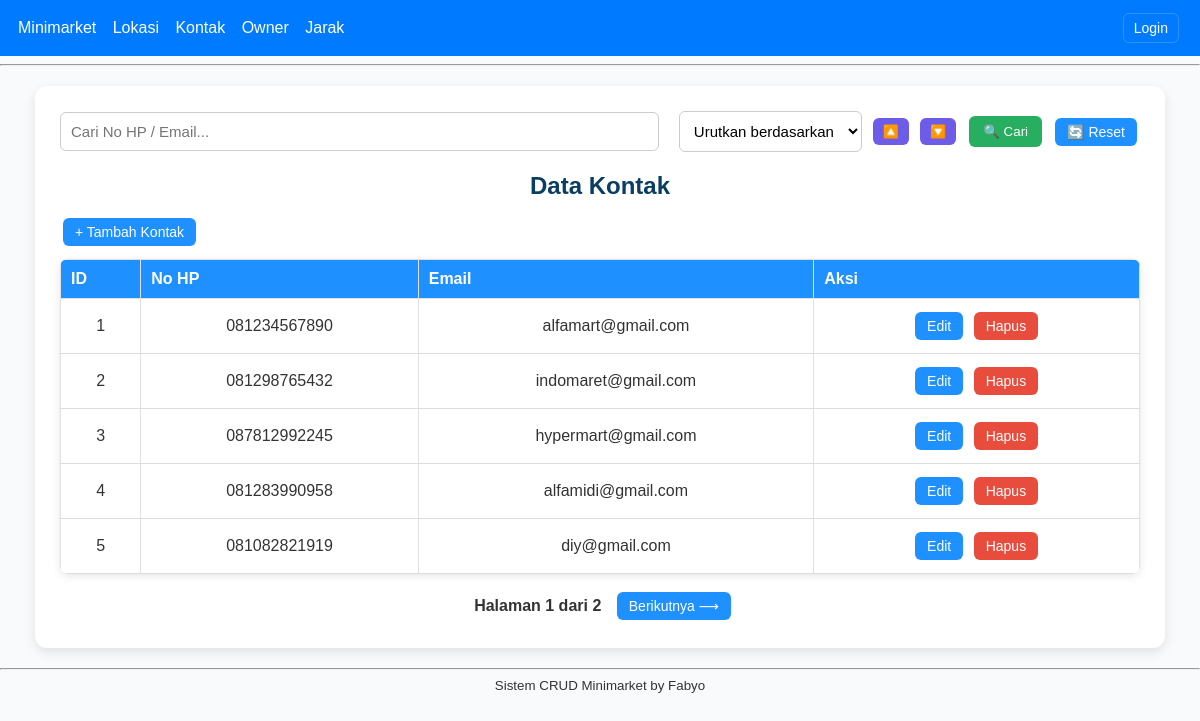
The page /?c=kontak&a=index on the database its author committed.
### tables this page shows
CREATE TABLE `kontak` (
  `id` int(11) NOT NULL,
  `no_hp` varchar(20) NOT NULL,
  `email` varchar(100) NOT NULL
);

### controllers/KontakController.php (called while the page is built, shortened)
<?php
require_once "models/Kontak.php";
class KontakController {
    private $model;
    public function __construct(){ $this->model = new Kontak(); }
    public function index(){ $data = $this->model->all(); include "views/layout/header.php"; include "views/kontak/index.php"; include "views/layout/footer.php"; }
}
?>

### models/Kontak.php (called while the page is built, shortened)
<?php
require_once "config/database.php";
class Kontak {
    private $conn;
    private $table = "kontak";
    public function __construct(){ global $conn; $this->conn=$conn; }
    public function all(){ $q=$this->conn->query("SELECT * FROM $this->table"); return $q->fetch_all(MYSQLI_ASSOC); }
}
?>

### views/kontak/index.php (the view, shortened to what this page needs)
<div class="">
    <div class="toolbar">
        <form method="GET">
            <input type="text" name="q" placeholder="Cari No HP / Email..."
                   value="<?= isset($_GET['q']) ? htmlspecialchars($_GET['q']) : '' ?>">
            <div class="sort-group">
                <select name="sort">
                    <option value="">Urutkan berdasarkan</option>
                </select>
                <div class="sort-buttons">
                    <?php
                    $currentSort = isset($_GET['sort']) ? $_GET['sort'] : '';
                    $q = isset($_GET['q']) ? htmlspecialchars($_GET['q']) : '';
                    $currentOrder = isset($_GET['order']) ? strtolower($_GET['order']) : '';
                    ?>
                    <a href="?c=kontak&a=index&sort=<?= $currentSort ?>&order=asc&q=<?= $q ?>"
                       class="button <?= $currentOrder==='asc'?'active':'' ?>">🔼</a>
                    <a href="?c=kontak&a=index&sort=<?= $currentSort ?>&order=desc&q=<?= $q ?>"
                       class="button <?= $currentOrder==='desc'?'active':'' ?>">🔽</a>
                </div>
            </div>
            <button type="submit">🔍 Cari</button>
            <a href="?c=kontak&a=index" class="button">🔄 Reset</a>
        </form>
    </div>
    <h2>Data Kontak</h2>
    <a class="button" href="?c=kontak&a=create">+ Tambah Kontak</a>
    <?php
    $limit = 5;
    $page = isset($_GET['page']) ? (int)$_GET['page'] : 1;
    $offset = ($page - 1) * $limit;
    $total_data = count($data);
    $total_pages = ceil($total_data / $limit);
    $data_paginated = array_slice($data, $offset, $limit);
    ?>
    <table>
        <tr>
            <th>ID</th>
            <th>No HP</th>
            <th>Email</th>
            <th>Aksi</th>
        </tr>
        <?php foreach($data_paginated as $d): ?>
        <tr>
            <td><?= $d['id'] ?></td>
            <td><?= htmlspecialchars($d['no_hp']) ?></td>
            <td><?= htmlspecialchars($d['email']) ?></td>
            <td class="actions">
                <a class="button" href="?c=kontak&a=edit&id=<?= $d['id'] ?>">Edit</a>
                <form method="POST" action="?c=kontak&a=delete" style="display:inline;">
                    <button class="button danger" type="submit" onclick="return confirm('Hapus data ini?')">Hapus</button>
                </form>
            </td>
        </tr>
        <?php endforeach; ?>
    </table>
    <div class="pagination">
        <span>Halaman <?= $page ?> dari <?= $total_pages ?></span>
        <?php if ($page < $total_pages): ?>
            <a class="button" href="?c=kontak&a=index&page=<?= $page + 1 ?>">Berikutnya ⟶</a>
        <?php endif; ?>
    </div>
</div>

### assets/style.css (style rules this page uses)
body { font-family: Arial, sans-serif; background: #f4f6f8; margin: 0; padding: 0; }
h2 { margin-top: 0; }
table { border-collapse: collapse; width: 100%; margin: 12px 0; }
th, td { border: 1px solid #e0e0e0; padding: 10px; text-align: center; vertical-align: middle; }
th { background: #f7f9fb; }
input[type=text], select { width: 100%; padding:8px; border:1px solid #ccc; border-radius:4px; }
.button { display:inline-block; padding:8px 12px; background:#007bff; color:#fff; text-decoration:none; border-radius:6px; border:none; cursor:pointer; }
.button.danger { background:#d9534f; }
.actions { white-space: nowrap; }

### views/kontak/index.php (style rules this page uses)
body { font-family: Arial, sans-serif; background-color: #f8fafc; color: #333; margin: 0; padding: 0; }
h2 { color: #0a3d62; text-align: center; margin-bottom: 15px; }
.toolbar { display: flex; flex-wrap: wrap; align-items: center; justify-content: space-between; gap: 10px; margin-bottom: 20px; }
.toolbar form { display: flex; flex-wrap: wrap; align-items: center; gap: 10px; width: 100%; }
.toolbar input[type="text"] { flex: 1; min-width: 200px; padding: 10px; border: 1px solid #ccc; border-radius: 6px; font-size: 15px; }
.toolbar select { padding: 10px; border: 1px solid #ccc; border-radius: 6px; font-size: 15px; background-color: white; margin-left: 10px; }
.toolbar button { padding: 8px 14px; border: none; background-color: #27ae60; color: white; border-radius: 6px; cursor: pointer; transition: background-color 0.2s; }
.button { display: inline-block; background-color: #1e90ff; color: white; padding: 6px 12px; margin: 3px; border-radius: 6px; text-decoration: none; font-size: 14px; transition: 0.2s ease-in-out; }
.button.danger { background-color: #e74c3c; }
.sort-group { display: flex; align-items: center; gap: 8px; }
.sort-buttons { display: inline-flex; gap: 5px; }
.sort-buttons .button { background-color: #6c5ce7; padding: 6px 10px; font-size: 13px; }
table { width: 100%; border-collapse: collapse; margin-top: 10px; background-color: white; border-radius: 8px; overflow: hidden; box-shadow: 0 2px 8px rgba(0,0,0,0.1); }
th { background-color: #1e90ff; color: white; padding: 10px; text-align: left; }
td { padding: 10px; border-bottom: 1px solid #ddd; }
.actions { text-align: center; }
.pagination { margin-top: 15px; text-align: center; }
.pagination span { margin: 0 8px; font-weight: bold; }

### rows shown on the page
kontak: id "1", no_hp "081234567890", email "alfamart@gmail.com"
kontak: id "2", no_hp "081298765432", email "indomaret@gmail.com"
kontak: id "3", no_hp "087812992245", email "hypermart@gmail.com"
kontak: id "4", no_hp "081283990958", email "alfamidi@gmail.com"
kontak: id "5", no_hp "081082821919", email "diy@gmail.com"

### other values the page prints
$page "1"
$total_pages "2"
